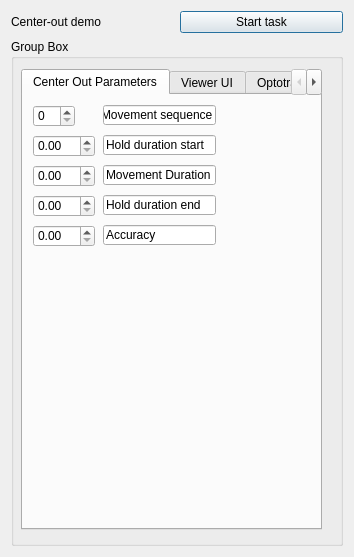
<?xml version="1.0" encoding="UTF-8"?>
<ui version="4.0">
 <class>TutorialDialog</class>
 <widget class="QDialog" name="TutorialDialog">
  <property name="geometry">
   <rect>
    <x>0</x>
    <y>0</y>
    <width>354</width>
    <height>557</height>
   </rect>
  </property>
  <property name="windowTitle">
   <string>Dialog</string>
  </property>
  <layout class="QGridLayout" name="gridLayout">
   <item row="0" column="0">
    <widget class="QLabel" name="label">
     <property name="text">
      <string>Center-out demo</string>
     </property>
    </widget>
   </item>
   <item row="0" column="1">
    <widget class="QPushButton" name="startButton">
     <property name="text">
      <string>Start task</string>
     </property>
    </widget>
   </item>
   <item row="1" column="0" colspan="2">
    <widget class="QGroupBox" name="viewerUI">
     <property name="sizePolicy">
      <sizepolicy hsizetype="Expanding" vsizetype="Expanding">
       <horstretch>0</horstretch>
       <verstretch>0</verstretch>
      </sizepolicy>
     </property>
     <property name="title">
      <string>Group Box</string>
     </property>
     <widget class="QTabWidget" name="tabWidget">
      <property name="geometry">
       <rect>
        <x>10</x>
        <y>30</y>
        <width>301</width>
        <height>461</height>
       </rect>
      </property>
      <property name="currentIndex">
       <number>0</number>
      </property>
      <widget class="QWidget" name="tab_3">
       <attribute name="title">
        <string>Center Out Parameters</string>
       </attribute>
       <widget class="QDoubleSpinBox" name="MovementDuration">
        <property name="geometry">
         <rect>
          <x>10</x>
          <y>70</y>
          <width>62</width>
          <height>22</height>
         </rect>
        </property>
        <property name="maximum">
         <double>99999.990000000005239</double>
        </property>
       </widget>
       <widget class="QDoubleSpinBox" name="Hold_duration_start">
        <property name="geometry">
         <rect>
          <x>10</x>
          <y>40</y>
          <width>62</width>
          <height>22</height>
         </rect>
        </property>
        <property name="maximum">
         <double>99999.990000000005239</double>
        </property>
       </widget>
       <widget class="QDoubleSpinBox" name="Hold_duration_end">
        <property name="geometry">
         <rect>
          <x>10</x>
          <y>100</y>
          <width>62</width>
          <height>22</height>
         </rect>
        </property>
        <property name="maximum">
         <double>99999.990000000005239</double>
        </property>
       </widget>
       <widget class="QDoubleSpinBox" name="Accuracy">
        <property name="geometry">
         <rect>
          <x>10</x>
          <y>130</y>
          <width>62</width>
          <height>22</height>
         </rect>
        </property>
       </widget>
       <widget class="QLineEdit" name="lineEdit">
        <property name="geometry">
         <rect>
          <x>80</x>
          <y>40</y>
          <width>113</width>
          <height>20</height>
         </rect>
        </property>
        <property name="text">
         <string>Hold duration start</string>
        </property>
       </widget>
       <widget class="QLineEdit" name="lineEdit_2">
        <property name="geometry">
         <rect>
          <x>80</x>
          <y>70</y>
          <width>113</width>
          <height>20</height>
         </rect>
        </property>
        <property name="text">
         <string>Movement Duration</string>
        </property>
       </widget>
       <widget class="QLineEdit" name="lineEdit_3">
        <property name="geometry">
         <rect>
          <x>80</x>
          <y>100</y>
          <width>113</width>
          <height>20</height>
         </rect>
        </property>
        <property name="text">
         <string>Hold duration end</string>
        </property>
       </widget>
       <widget class="QLineEdit" name="lineEdit_4">
        <property name="geometry">
         <rect>
          <x>80</x>
          <y>130</y>
          <width>113</width>
          <height>20</height>
         </rect>
        </property>
        <property name="text">
         <string>Accuracy</string>
        </property>
       </widget>
       <widget class="QLineEdit" name="lineEdit_5">
        <property name="geometry">
         <rect>
          <x>80</x>
          <y>10</y>
          <width>113</width>
          <height>20</height>
         </rect>
        </property>
        <property name="text">
         <string>Movement sequence</string>
        </property>
       </widget>
       <widget class="QSpinBox" name="spinBox">
        <property name="geometry">
         <rect>
          <x>10</x>
          <y>10</y>
          <width>42</width>
          <height>22</height>
         </rect>
        </property>
       </widget>
      </widget>
      <widget class="QWidget" name="tab">
       <attribute name="title">
        <string>Viewer UI</string>
       </attribute>
       <widget class="QScrollArea" name="viewerScrollArea">
        <property name="geometry">
         <rect>
          <x>10</x>
          <y>10</y>
          <width>241</width>
          <height>411</height>
         </rect>
        </property>
        <property name="widgetResizable">
         <bool>true</bool>
        </property>
        <widget class="QWidget" name="scrollAreaWidgetContents">
         <property name="geometry">
          <rect>
           <x>0</x>
           <y>0</y>
           <width>239</width>
           <height>409</height>
          </rect>
         </property>
        </widget>
       </widget>
      </widget>
      <widget class="QWidget" name="tab_2">
       <attribute name="title">
        <string>OptotrakUI</string>
       </attribute>
       <widget class="QScrollArea" name="optotrakScrollArea">
        <property name="geometry">
         <rect>
          <x>10</x>
          <y>0</y>
          <width>151</width>
          <height>161</height>
         </rect>
        </property>
        <property name="widgetResizable">
         <bool>true</bool>
        </property>
        <widget class="QWidget" name="scrollAreaWidgetContents_2">
         <property name="geometry">
          <rect>
           <x>0</x>
           <y>0</y>
           <width>149</width>
           <height>159</height>
          </rect>
         </property>
        </widget>
       </widget>
       <widget class="QPushButton" name="initializeOptotrakButton">
        <property name="geometry">
         <rect>
          <x>170</x>
          <y>10</y>
          <width>111</width>
          <height>23</height>
         </rect>
        </property>
        <property name="text">
         <string>Initialize Optotrak</string>
        </property>
       </widget>
       <widget class="QPushButton" name="initializeRealtimeButton">
        <property name="geometry">
         <rect>
          <x>170</x>
          <y>40</y>
          <width>111</width>
          <height>23</height>
         </rect>
        </property>
        <property name="text">
         <string>Intialize Realtime</string>
        </property>
       </widget>
       <widget class="QPushButton" name="setZero">
        <property name="geometry">
         <rect>
          <x>170</x>
          <y>70</y>
          <width>111</width>
          <height>23</height>
         </rect>
        </property>
        <property name="text">
         <string>Set Zero</string>
        </property>
       </widget>
      </widget>
     </widget>
    </widget>
   </item>
  </layout>
 </widget>
 <resources/>
 <connections/>
</ui>
